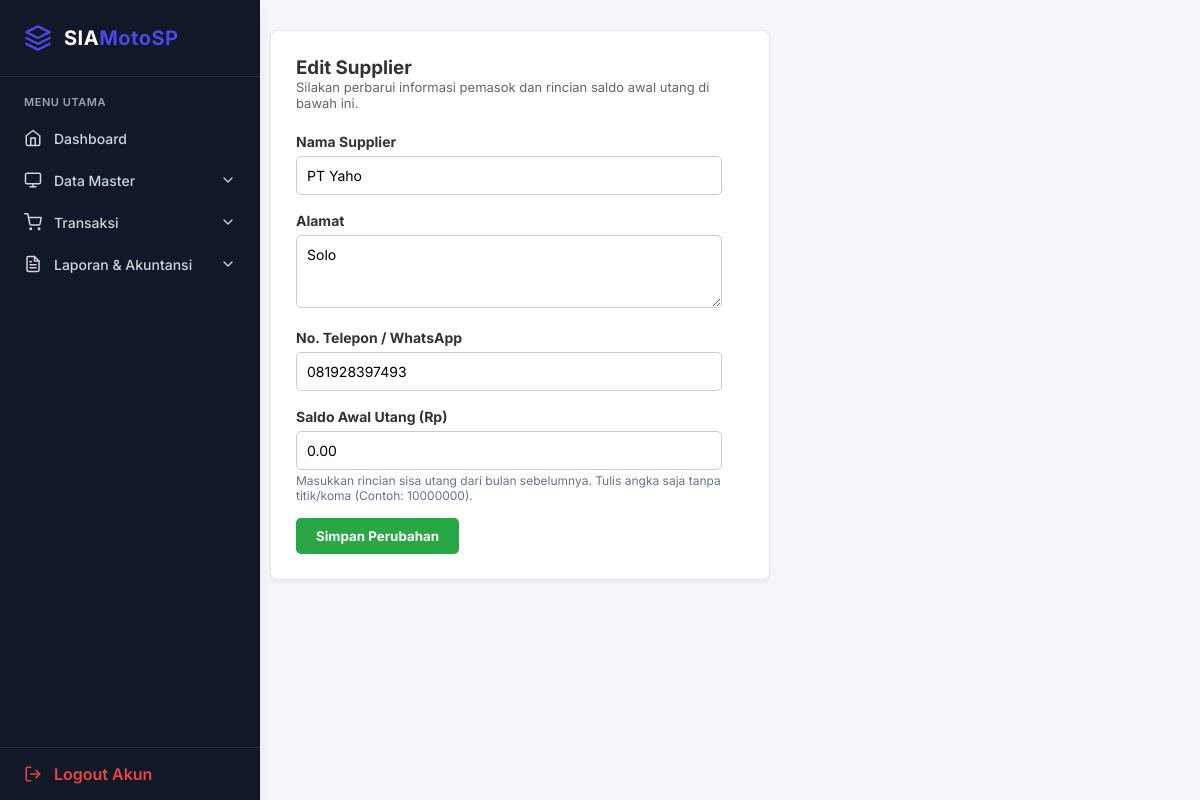
The app's page /supplier_edit.php?id=3 (signed in) with its own data.
### tables this page shows
CREATE TABLE `tb_supplier` (
  `id` int NOT NULL,
  `nama_supplier` varchar(100) DEFAULT NULL,
  `alamat` text,
  `telp` varchar(20) DEFAULT NULL,
  `saldo_awal_utang` decimal(15,2) DEFAULT '0.00'
);

### supplier_edit.php (the view, shortened to what this page needs)
<?php
include "config/db.php";
$id = $_GET['id'];
$data = mysqli_fetch_assoc(mysqli_query($conn, "SELECT * FROM tb_supplier WHERE id=$id"));
?>
<!DOCTYPE html>
<html>
<head>
<link rel="stylesheet" href="inc/style.css">
</head>
<body>
<?php include "sidebar.php"; ?>
<div class="content">
    <div class="card">
        <h3 style="margin-top: 0; color: #333;">Edit Supplier</h3>
        <p style="font-size: 13px; color: #666; margin-bottom: 20px;">Silakan perbarui informasi pemasok dan rincian saldo awal utang di bawah ini.</p>
        <form method="POST">
            <label>Nama Supplier</label>
            <input type="text" name="nama_supplier" value="<?= htmlspecialchars($data['nama_supplier']) ?>" required>
            <label>Alamat</label>
            <textarea name="alamat" rows="3" required><?= htmlspecialchars($data['alamat']) ?></textarea>
            <label>No. Telepon / WhatsApp</label>
            <input type="text" name="telp" value="<?= htmlspecialchars($data['telp']) ?>" required>
            <label>Saldo Awal Utang (Rp)</label>
            <input type="number" name="saldo_awal_utang" value="<?= isset($data['saldo_awal_utang']) ? $data['saldo_awal_utang'] : '0' ?>" min="0" required>
            <span class="help-text">Masukkan rincian sisa utang dari bulan sebelumnya. Tulis angka saja tanpa titik/koma (Contoh: 10000000).</span>
            <button type="submit" name="update">Simpan Perubahan</button>
        </form>
    </div>
</div>
</body>
</html>

### inc/style.css (style rules this page uses)
:root { --primary: #4F46E5; --primary-hover: #4338CA; --success: #10B981; --danger: #EF4444; --bg-light: #F3F4F6; --sidebar-bg: #111827; --sidebar-text: #D1D5DB; --sidebar-hover: #1F2937; --card-bg: #FFFFFF; --text-main: #1F2937; --text-muted: #6B7280; --border: #E5E7EB; --shadow-sm: 0 1px 2px 0 rgba(0, 0, 0, 0.05); --shadow-md: 0 4px 6px -1px rgba(0, 0, 0, 0.1), 0 2px 4px -1px rgba(0, 0, 0, 0.06); --shadow-lg: 0 10px 15px -3px rgba(0, 0, 0, 0.1), 0 4px 6px -2px rgba(0, 0, 0, 0.05); }
* { margin: 0; padding: 0; box-sizing: border-box; font-family: 'Inter', sans-serif; }
body { background-color: var(--bg-light); color: var(--text-main); display: flex; min-height: 100vh; }
.content { padding: 32px; flex: 1; }
.card { background: var(--card-bg); border-radius: 12px; padding: 24px; box-shadow: var(--shadow-md); border: 1px solid var(--border); transition: transform 0.2s ease, box-shadow 0.2s ease; }

### supplier_edit.php (style rules this page uses)
body { margin:0; font-family:Arial; background:#f4f6f9; }
.content { margin-left:240px; padding:30px; }
.card { background:#fff; padding:25px; border-radius:8px; width:500px; box-shadow: 0 2px 4px rgba(0,0,0,0.05); }
input, textarea { width: 95%; padding: 10px; margin-top: 5px; margin-bottom: 15px; border: 1px solid #ccc; border-radius: 5px; font-size: 14px; }
label { font-weight: bold; color: #333; font-size: 14px; }
.help-text { font-size: 12px; color: #64748b; margin-top: -12px; margin-bottom: 15px; display: block; }
button { padding: 10px 20px; background: #28a745; color: #fff; border: none; border-radius: 5px; font-weight: bold; cursor: pointer; }

### records on screen
tb_supplier: nama_supplier "PT Yaho", alamat "Solo", telp "081928397493", saldo_awal_utang "0.00"
